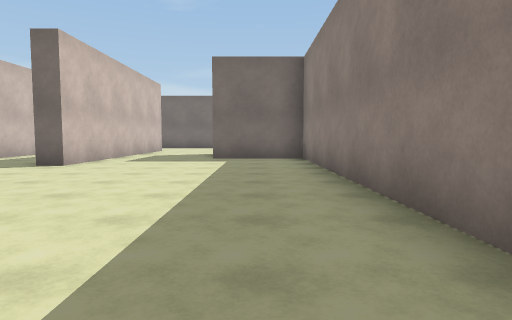
View 1 (above)

24 first-person views from a walk through a 3-D level made in the Unity game engine. The camera is 1.2 m above the floor, tilts 4° down and sees 75° across. The floor is counted in squares, 2 m on a side. Each view is taken from the middle of a square. On the plan, view 1 faces up. The plan holds only what a view shows up to about 10 squares ahead; the rest is blank. The place goes on beyond the plan. The player character is not drawn. Surface patterns are stand-ins for the level's own textures.

View 2
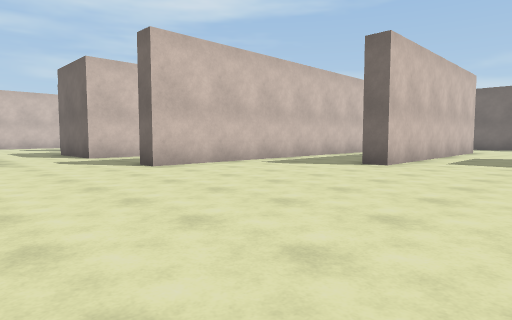

View 3
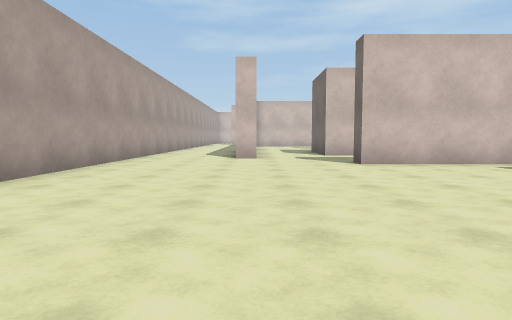

View 4
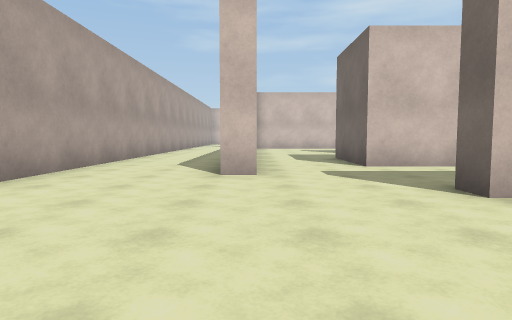

View 5
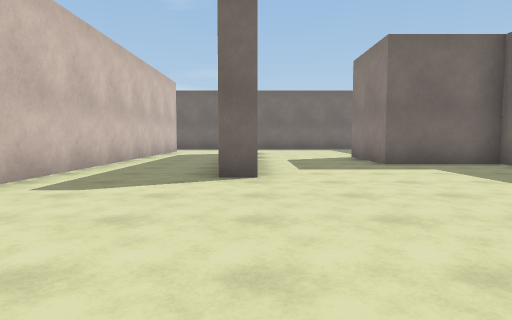

View 6
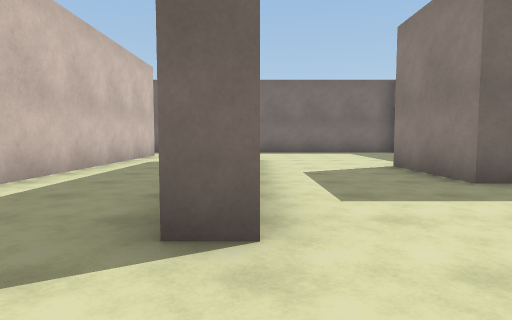

View 7
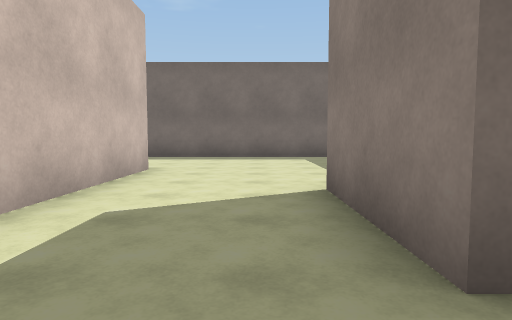

View 8
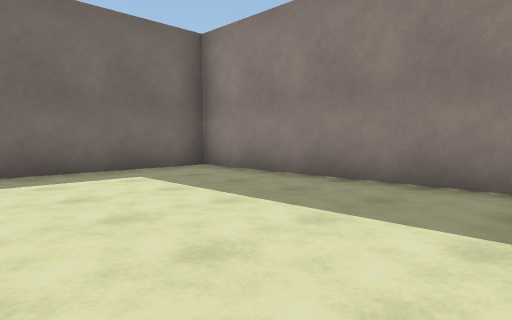

View 9
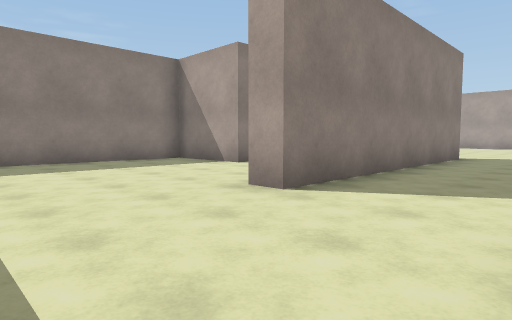

View 10
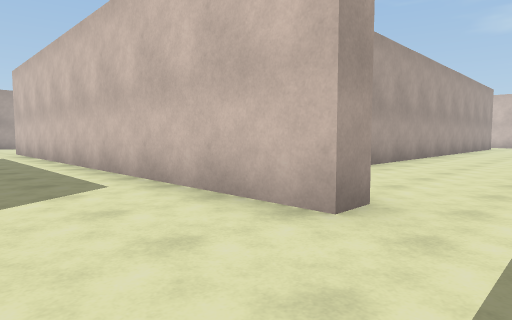

View 11
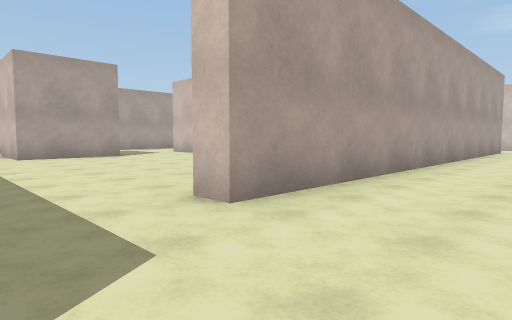

View 12
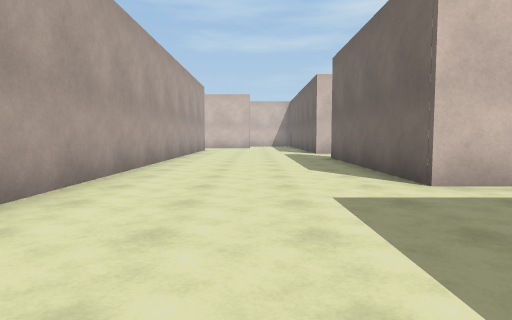

View 13
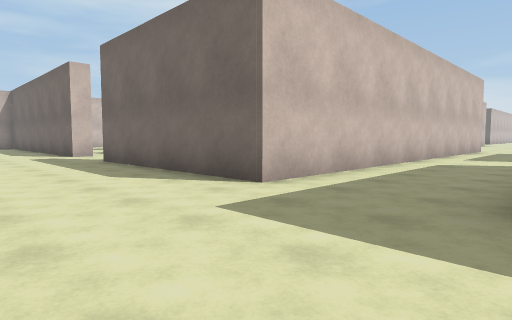

View 14
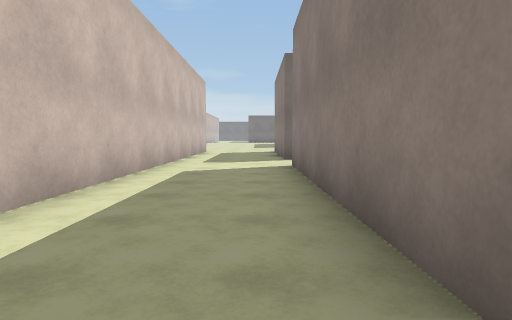

View 15
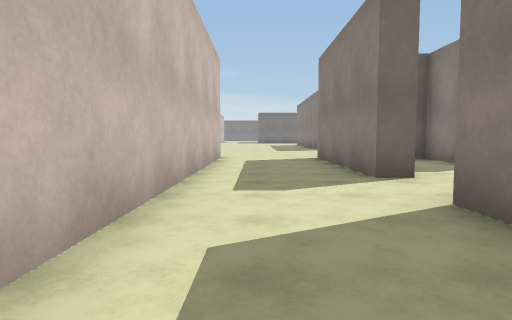

View 16
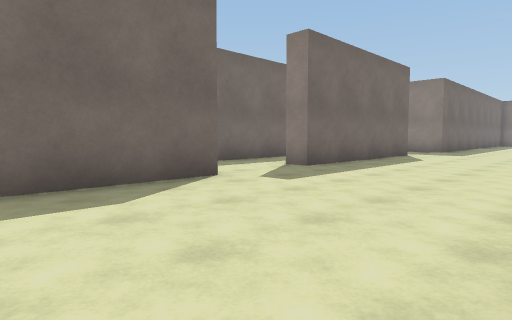

View 17
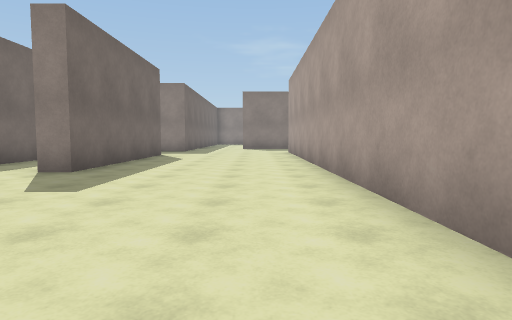

View 18
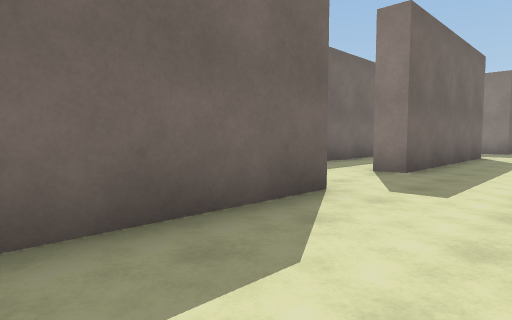

View 19
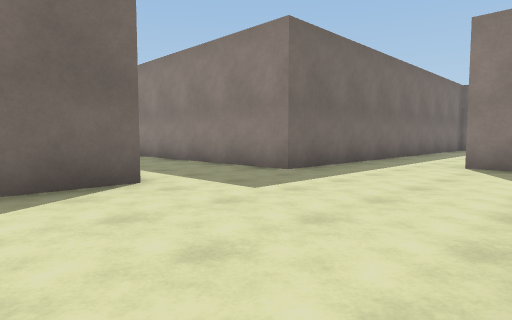

View 20
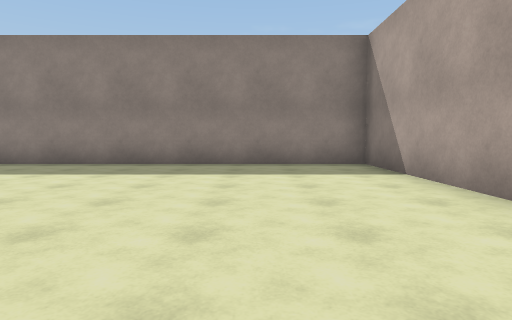

View 21
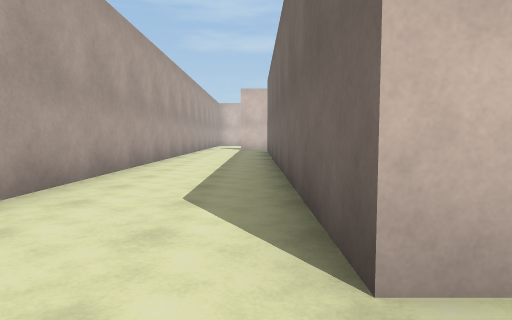

View 22
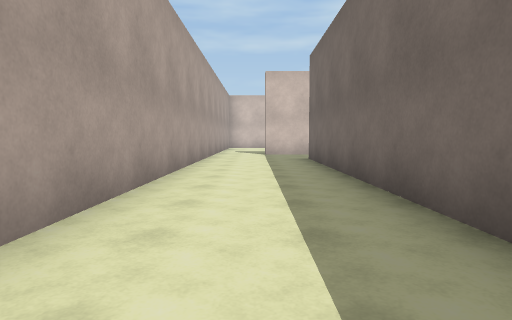

View 23
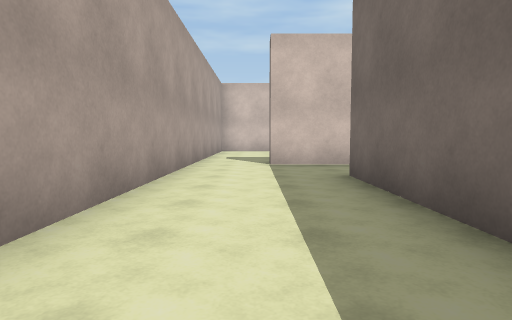

View 24
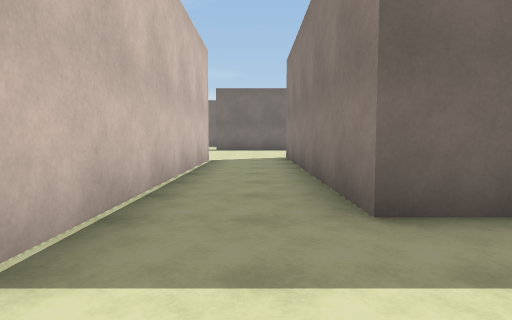

### Floor plan
Ten units are one square. View 1 is at (0, 0); x grows to the right and y downward. Boxes are objects, and circles mark ways between rooms. Rooms are numbered by the first view taken in them; rooms with no view inside come last. Other rooms are left out.
<svg viewBox="-250 -310 268 339">
<path fill="none" stroke="#000" d="M-46 -69 -46 -141 -40 -141 -40 -69 -46 -69M-92 -11 -92 -4 -211 -4 -211 -65M-29 24 13 24 13 -92 -12 -92 -12 -118 13 -118 13 -179 -75 -179M-72 -156 -72 -33 -79 -33M-232 -65 -232 8M-245 24 -44 24M-75 -179 -102 -179 -102 -240M-96 -259 -102 -259 -102 -305M-78 -149 -78 -156 -72 -156M-207 -185 -207 -181 -238 -181M-130 -305 -130 -181 -184 -181 -184 -188M-224 -137 -109 -137 -109 -131M-144 -206 -189 -206"/>
<circle cx="-80" cy="-165" r="3" fill="#2a7"/>
<circle cx="-195" cy="-180" r="3" fill="#2a7"/>
<text x="-70" y="-50">1</text>
<text x="-120" y="-200">2</text>
<text x="-170" y="-200">3</text>
</svg>
Room 1 opens to room 2. Room 2 opens to room 3.

Where each view was taken, in squares from view 1:
view 1: 0 up, 0 right, facing up
view 2: 0 up, 1 left, facing up-left
view 3: 1 up, 0 right, facing left
view 4: 1 up, 4 left, facing left
view 5: 2 up, 4 left, facing up
view 6: 5 up, 4 left, facing up
view 7: 8 up, 2 left, facing up
view 8: 12 up, 3 left, facing up-right
view 9: 17 up, 7 left, facing down-right
view 10: 17 up, 5 left, facing down-left
view 11: 16 up, 9 left, facing down-left
view 12: 16 up, 9 left, facing left
view 13: 15 up, 10 left, facing up-left
view 14: 17 up, 11 left, facing up
view 15: 21 up, 12 left, facing up
view 16: 14 up, 24 left, facing up-right
view 17: 15 up, 24 left, facing right
view 18: 16 up, 24 left, facing up-right
view 19: 14 up, 15 left, facing up-right
view 20: 0 up, 6 left, facing right
view 21: 0 up, 8 left, facing left
view 22: 1 down, 12 left, facing left
view 23: 1 down, 16 left, facing left
view 24: 2 down, 22 left, facing up
